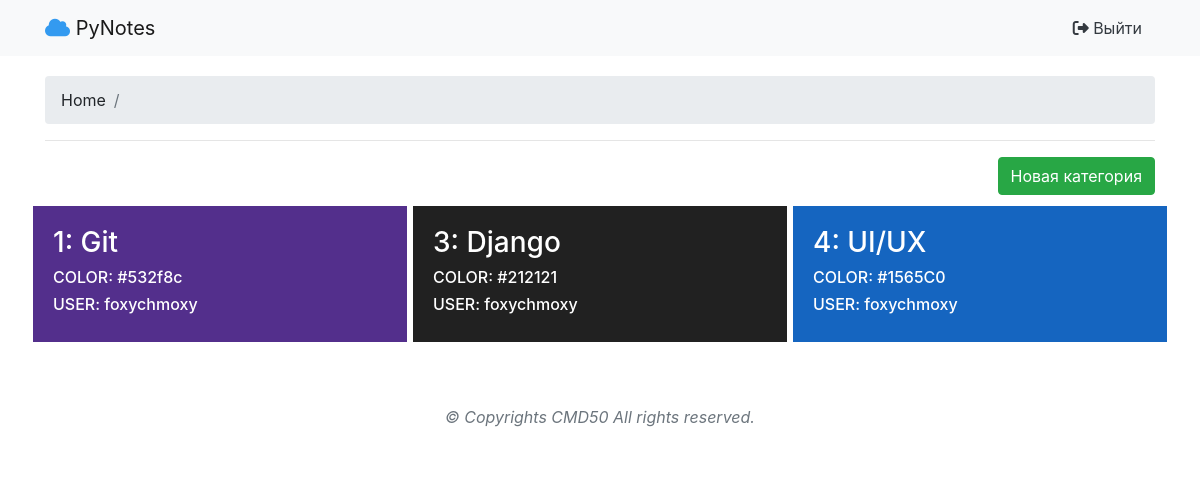
Before: /categories/ (signed in) with the older database file.
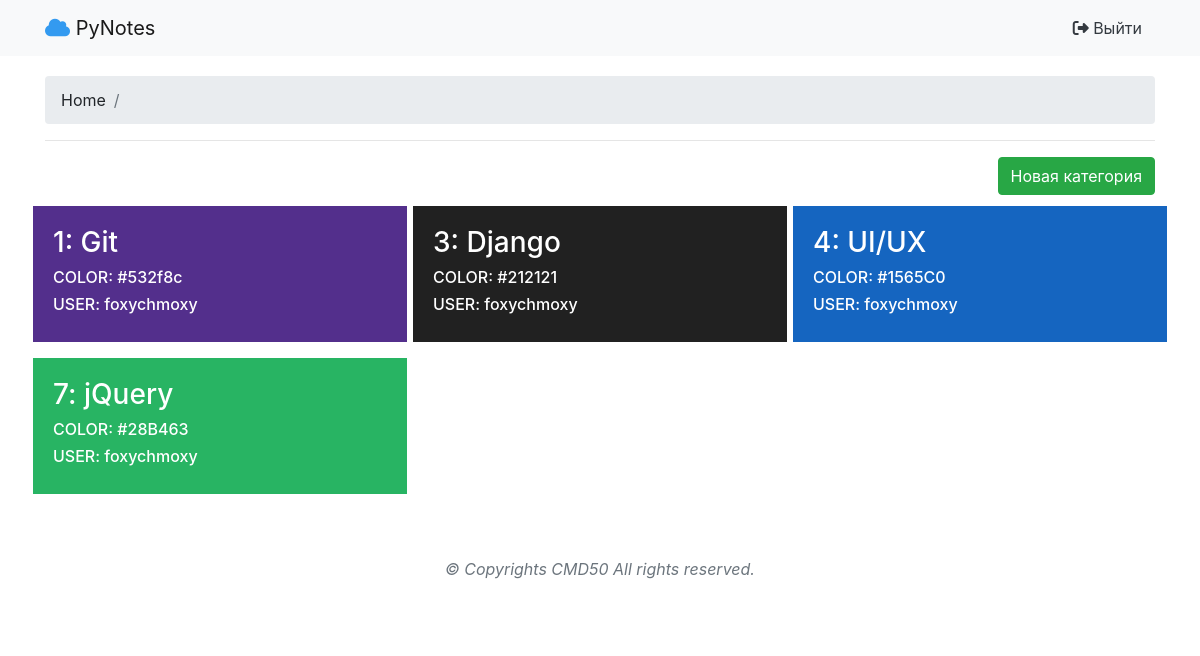
After: the same page with the newer database file.
### PyNotes/apps/notes/models.py (models this page shows, shortened)
class Category(models.Model):
    name = models.CharField('Название', max_length=30, default=None)
    color = models.ForeignKey(Color, on_delete=models.CASCADE, default=None)
    user = models.ForeignKey(User, on_delete=models.CASCADE, default=None)
    class Meta:
        verbose_name = 'Категория'
        verbose_name_plural = 'Категории'

class Color(models.Model):
    rgb = models.CharField('RGB', max_length=20, default="#532f8c")
    name = models.CharField('Название', max_length=20, default="Стандартный")
    class Meta:
        verbose_name = 'Цвет'
        verbose_name_plural = 'Цвета'

### PyNotes/apps/notes/views.py (the view)
# urls.py: path('', views.categories, name='categories'),
@login_required
def categories(request):
    user_id = request.user.id
    categories = Category.objects.filter(user=user_id)
    return render(request, 'notes/categories.html', { 'categories' : categories })

### PyNotes/templates/notes/categories.html (shortened to what this page needs)
{% extends "notes/_layout.html" %}
{% load static %}
{% block content %}
<div class="container" style="padding-top:20px;padding-bottom:50px;">
    <nav aria-label="breadcrumb">
        <ol class="breadcrumb">
            <li class="breadcrumb-item">Home</li>
            <li class="breadcrumb-item active" aria-current="page"></li>
        </ol>
    </nav>
    <hr>
    <div class="row">
        <div class="col-md-12 text-right mb-2">
            <a href="{% url 'createCategory' %}" class="btn btn-success"> Новая категория</a>
        </div>
        {% for category in categories %}
            <a href="{% url 'categoryById' category_id=category.id %}" class="col-md-4 fx-col" style="background:{{ category.color.rgb }}">
                <h3>{{ category.id }}: {{ category.name }}</h3>
                <h6>COLOR: {{ category.color.rgb }}</h6>
                <h6>USER: {{ category.user }}</h6>
            </a>
        {% endfor %}
    </div>
</div>
{% endblock %}

Changed rows visible on the page:
added Category: id "7", name "jQuery", color.rgb "#28B463", user "foxychmoxy"
